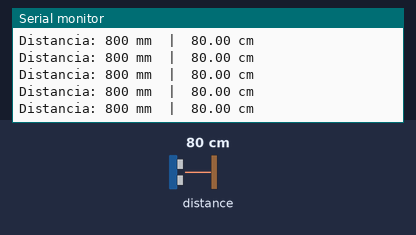
This program was run on a simulated ESP32. Shown: the last lines printed to the serial monitor. The test bench sets the inputs (shaded band); at power-on: distance to the obstacle 80 cm.

Above: at 2.2 s.
2.3 s: distance to the obstacle set to 2 cm
At 2.43 s:
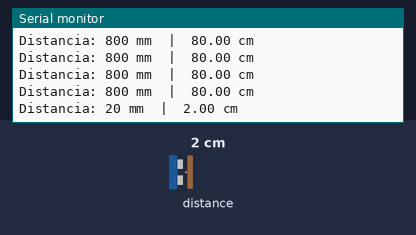
3.8 s: distance to the obstacle set to 4 cm
At 3.85 s:
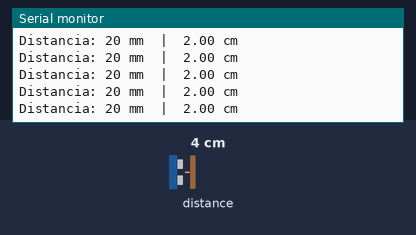
Timing chart, 0 to 6.8 s (numbered marks = the images above; inputs shaded):
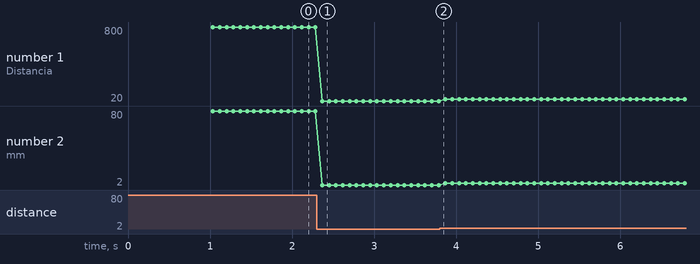

Measured:
- after the input at 2.3 s, the serial monitor: prints a new line after 0.07 s (image 1)
- plotted number 1: 800 → 20 after the input at 2.3 s, 20 → 40 after the input at 3.8 s
- plotted number 2: 80 → 2 after the input at 2.3 s, 2 → 4 after the input at 3.8 s

The program:

main.cpp
```cpp
#include <Arduino.h>
#include <Wire.h>
#include <VL53L1X.h>

VL53L1X sensor;

#define SDA_PIN 21
#define SCL_PIN 22

void setup()
{
    Serial.begin(9600);
    delay(1000);

    Wire.begin(SDA_PIN, SCL_PIN);
    Wire.setClock(100000);

    Serial.println("Inicializando VL53L1X...");

    sensor.setBus(&Wire);
    sensor.setTimeout(1000);

    if (!sensor.init())
    {
        Serial.println("ERROR al inicializar VL53L1X");
        while (1)
        {
            delay(1000);
        }
    }

    Serial.println("VL53L1X inicializado.");

    sensor.setDistanceMode(VL53L1X::Long);

    sensor.setMeasurementTimingBudget(50000);

    sensor.startContinuous(50);

    Serial.println("Midiendo...");
}

void loop()
{
    uint16_t distancia = sensor.read();

    if (sensor.timeoutOccurred())
    {
        Serial.println("Timeout");
        return;
    }

    Serial.print("Distancia: ");
    Serial.print(distancia);
    Serial.print(" mm  |  ");

    Serial.print(distancia / 10.0);
    Serial.println(" cm");

    delay(50);
}
```
